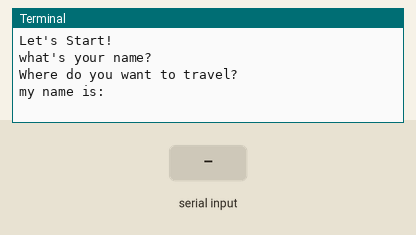
This program was run on a simulated Raspberry Pi (BCM pin numbers) with a Sense HAT. On the bench: the last lines printed to the terminal. The test bench sets the inputs (shaded band). At 7.8 s the program stops and its outputs stay as they are.

Above: at 4.2 s.
4.3 s: "1" typed at the terminal, then Enter
At 5.2 s:
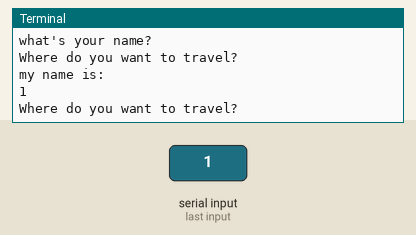
5.8 s: "0" typed at the terminal, then Enter
At 9.0 s:
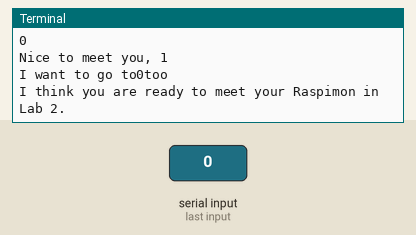

The program:

welcome.py
```python
from sense_hat import SenseHat
from time import sleep

#below are simple print statments.
#Any code between quotation marks are considered Strings, or text.

print("Hello! Welcome to the Raspimon training academy.")

#We can import other Python code to help us. Sleep is like a pause in the code.
#Change the value inside the sleep() function call to change the pause amount.
sleep(1)

print("Let's Start!")

sleep(2)

print("what's your name?")
print("Where do you want to travel?")

#input is used to get text input from a keyboard. We store it as a variable called name
#the \n forces a new line.
name = input("my name is: \n")
place = input ("Where do you want to travel? \n")

sleep(1)

#Use the name in a new print statement. You can combine strings with the + symbol.
print("Nice to meet you, " + name)
print("I want to go to" + place + "too")

sleep(1)

print("I think you are ready to meet your Raspimon in Lab 2.")
```

Measured:
- after the input at 4.3 s, the terminal: prints a new line at once (image 1)
- after the input at 5.8 s, the terminal: prints a new line at once (image 2)
